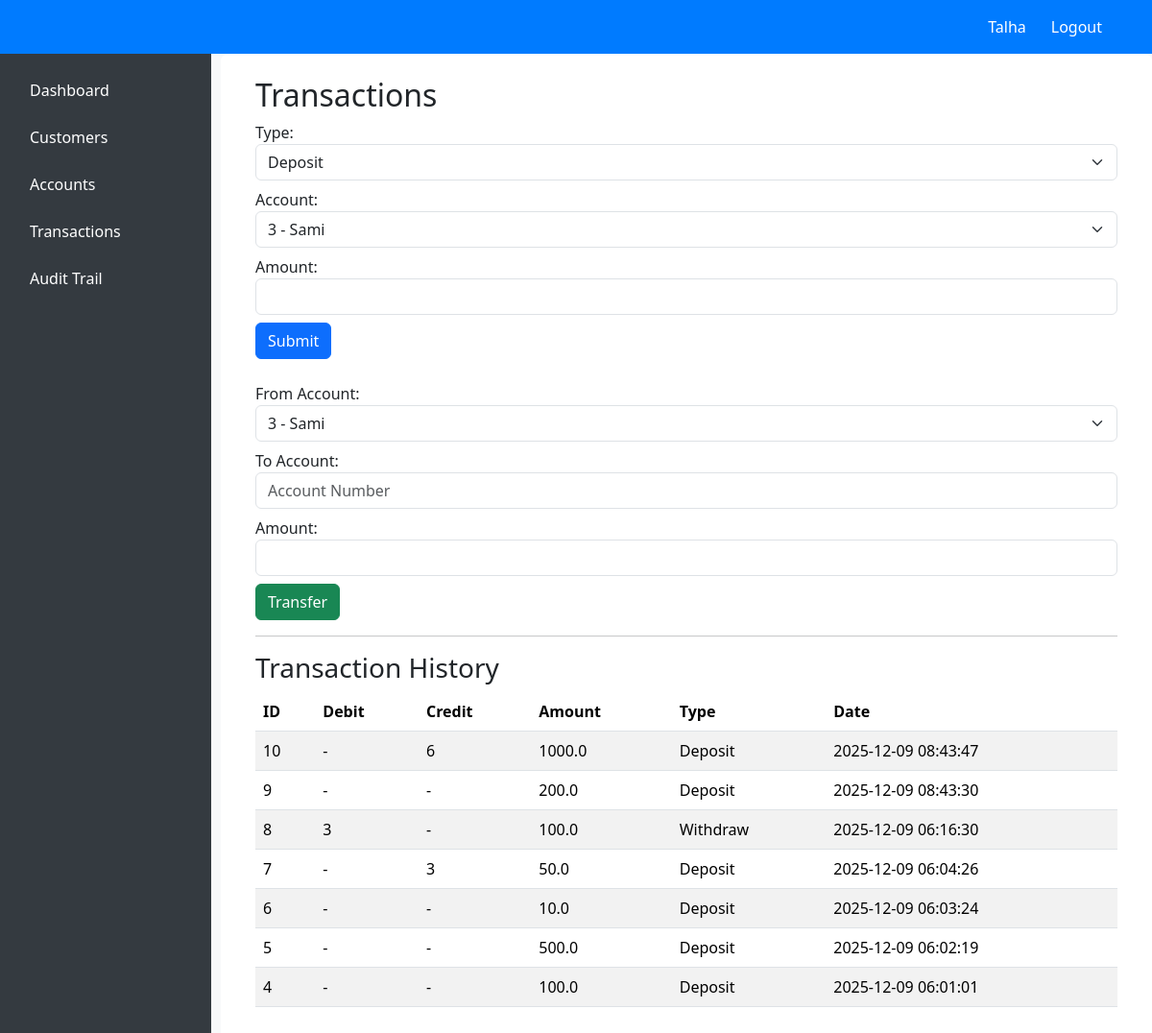
Screenshot of /transactions (signed in) with the database file from the repository.
### app.py (models this page shows)
class Txn(db.Model):
    __tablename__ = "txn_history"
    tid = db.Column(db.Integer, primary_key=True)
    debit = db.Column(db.Integer, nullable=True)
    credit = db.Column(db.Integer, nullable=True)
    amount = db.Column(db.Float, nullable=False)
    nature = db.Column(db.String(20), nullable=False)
    timestamp = db.Column(db.DateTime, default=datetime.utcnow)
    uid = db.Column(db.Integer)

### app.py (the view)
@app.route("/transactions")
@login_required
def txns():
    uid = session["user_id"]
    history = Txn.query.filter_by(uid=uid).order_by(Txn.timestamp.desc()).all()
    accs = Account.query.join(Customer).filter(Customer.owner == uid).all()
    return render_template("transactions.html", txns=history, accounts=accs)

### app.py (called while the page is built)
def login_required(view):
    @wraps(view)
    def secured(*args, **kwargs):
        if "user_id" not in session:
            return redirect("/login")
        return view(*args, **kwargs)
    return secured

### Templates/transactions.html (shortened to what this page needs)
{% extends "base.html" %}
{% block content %}
<h2>Transactions</h2>
<form action="/transactions/new" method="POST" class="mb-4">
    <div class="mb-2">
        <label>Type:</label>
        <select name="type" class="form-select">
            <option value="Deposit">Deposit</option>
        </select>
    </div>
    <div class="mb-2">
        <label>Account:</label>
        <select name="account" class="form-select">
            {% for acc in accounts %}
            <option value="{{ acc.acc_no }}">{{ acc.acc_no }} - {{ acc.holder.cname }}</option>
            {% endfor %}
        </select>
    </div>
    <div class="mb-2">
        <label>Amount:</label>
        <input type="number" step="0.01" name="amount" class="form-control" required>
    </div>
    <button type="submit" class="btn btn-primary">Submit</button>
</form>
<form action="/transactions/new" method="POST">
    <div class="mb-2">
        <label>From Account:</label>
        <select name="from_account" class="form-select">
            {% for acc in accounts %}
            <option value="{{ acc.acc_no }}">{{ acc.acc_no }} - {{ acc.holder.cname }}</option>
            {% endfor %}
        </select>
    </div>
    <div class="mb-2">
        <label>To Account:</label>
        <input type="number" name="to_account" class="form-control" placeholder="Account Number" required>
    </div>
    <div class="mb-2">
        <label>Amount:</label>
        <input type="number" step="0.01" name="amount" class="form-control" required>
    </div>
    <button type="submit" class="btn btn-success">Transfer</button>
</form>
<hr>
<h3>Transaction History</h3>
<table class="table table-striped">
    <thead>
        <tr>
            <th>ID</th>
            <th>Debit</th>
            <th>Credit</th>
            <th>Amount</th>
            <th>Type</th>
            <th>Date</th>
        </tr>
    </thead>
    <tbody>
        {% for t in txns %}
        <tr>
            <td>{{ t.tid }}</td>
            <td>{{ t.debit or "-" }}</td>
            <td>{{ t.credit or "-" }}</td>
            <td>{{ t.amount }}</td>
            <td>{{ t.nature }}</td>
            <td>{{ t.timestamp.strftime("%Y-%m-%d %H:%M:%S") }}</td>
        </tr>
        {% endfor %}
    </tbody>
</table>
{% endblock %}

### Templates/base.html (style rules this page uses)
body { font-family: 'Segoe UI', Tahoma, Geneva, Verdana, sans-serif; background-color: #f8f9fa; margin: 0; padding: 0; }

### rows the page displays
Txn: tid "10", debit "-", credit "6", amount "1000.0", nature "Deposit", timestamp "2025-12-09 08:43:47"
Txn: tid "9", debit "-", credit "-", amount "200.0", nature "Deposit", timestamp "2025-12-09 08:43:30"
Txn: tid "8", debit "3", credit "-", amount "100.0", nature "Withdraw", timestamp "2025-12-09 06:16:30"
Txn: tid "7", debit "-", credit "3", amount "50.0", nature "Deposit", timestamp "2025-12-09 06:04:26"
Txn: tid "6", debit "-", credit "-", amount "10.0", nature "Deposit", timestamp "2025-12-09 06:03:24"
Txn: tid "5", debit "-", credit "-", amount "500.0", nature "Deposit", timestamp "2025-12-09 06:02:19"
Txn: tid "4", debit "-", credit "-", amount "100.0", nature "Deposit", timestamp "2025-12-09 06:01:01"

### other values shown
{{ session.username }} "Talha"
form field account "3 - Sami"
form field from_account "3 - Sami"
